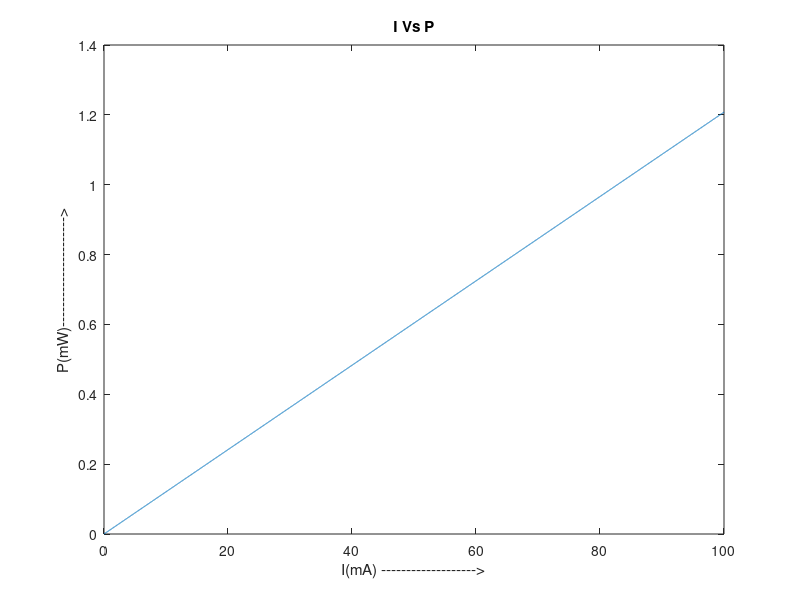
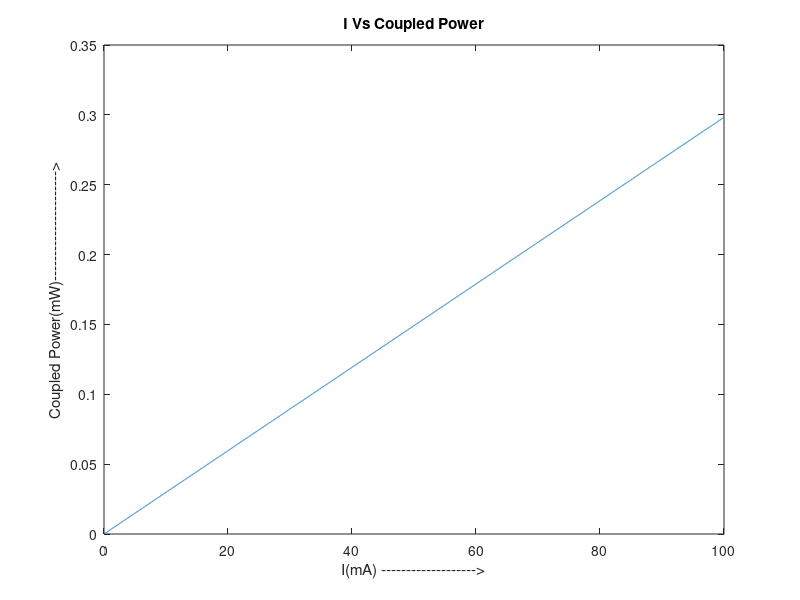

Write MATLAB code to recreate these figures, in order.
clc;
clear all;
close all;
n1 = 1.48;
n2 = 1.46;
na = sqrt((n1)^2 - (n2)^2) % numerical apperature
%%% objective 1
l = 1550; %in nm
Ep = 1248/l; %in ev
p = (1.5*Ep)/100;
p1 = p*50 %in mW power radiated

%%objective 2
pin = 100*(10^-6)*(na)^2 %power coupled on uW

%%objective 3
i = 0:0.01:100;
for s = 1:length(i)
    p2 = p*i;
    
end
figure(1)
plot(i,p2)
xlabel('I(mA) ------------------->');
ylabel('P(mW)---------------------->');
title('I Vs P');

for k = 1:length(i)
    p(k) = 0.0123*i(k);
    p3(k) = na*p(k);
end
figure(2)
plot(i,p3)
xlabel('I(mA) ------------------->');
ylabel('Coupled Power(mW)---------------------->');
title('I Vs Coupled Power');
